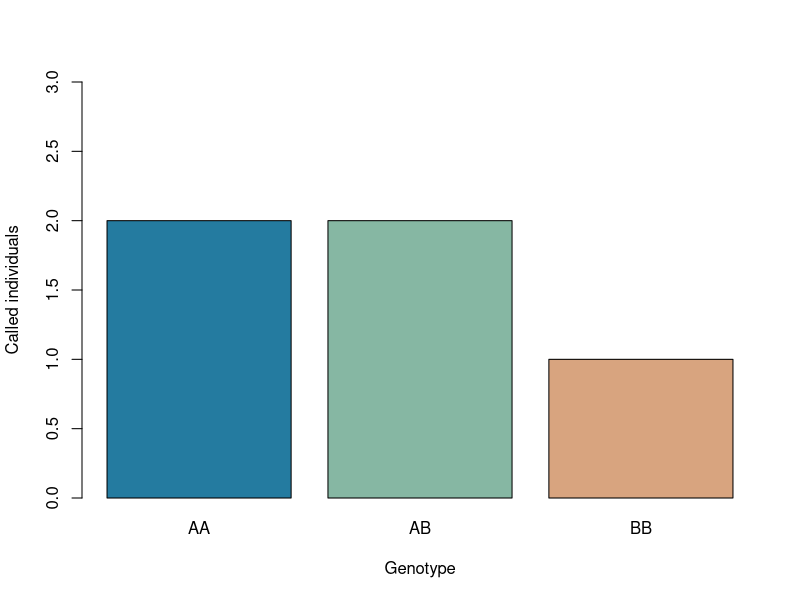
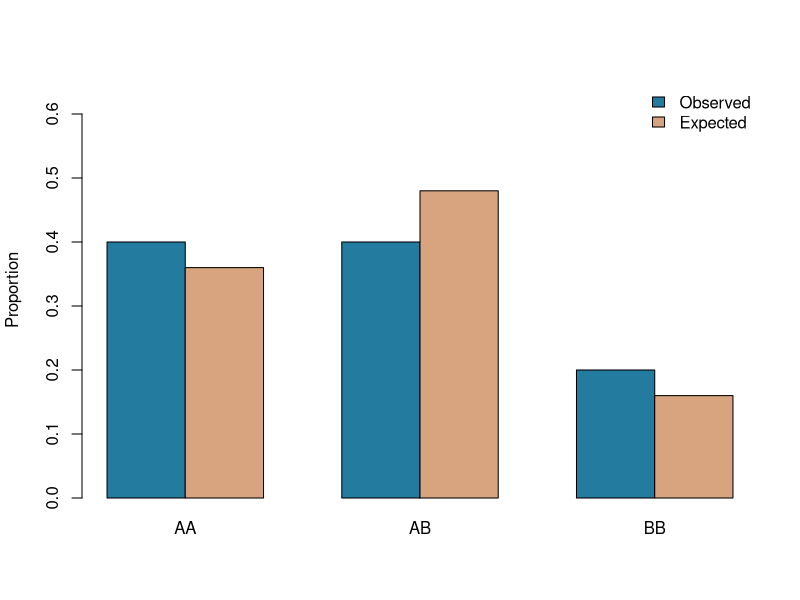
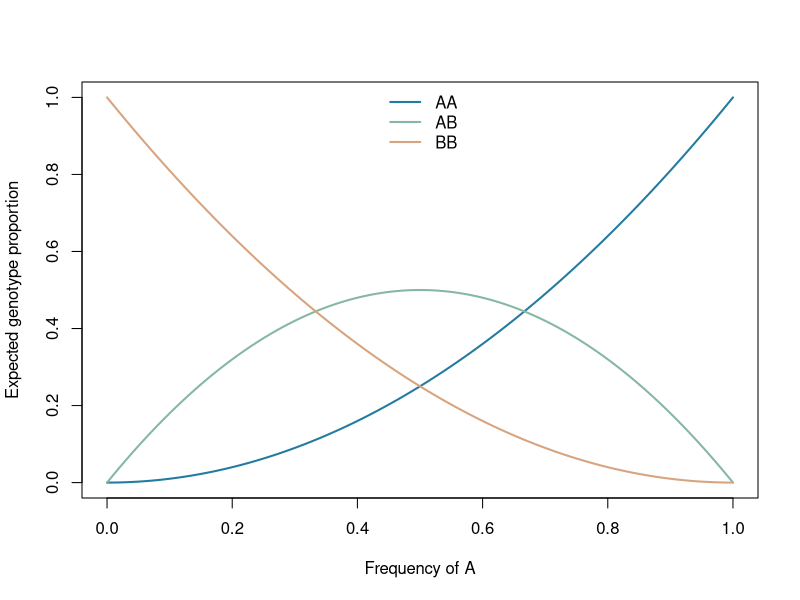
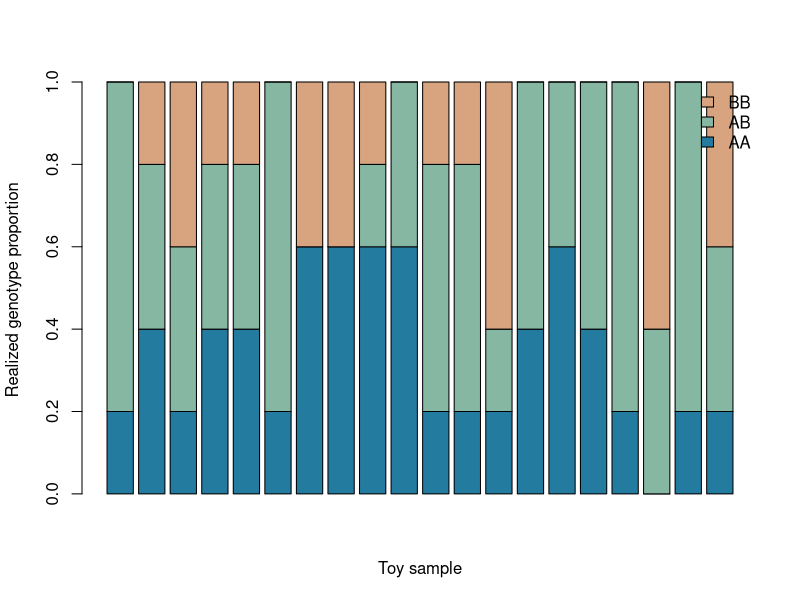

Generate these figures, in order, with R:
## ---- chunk 1
#| label: genotype-counts
dosage <- c(2L,1L,NA_integer_,0L,1L,2L)
called <- dosage[!is.na(dosage)]
stopifnot(length(called)>0L,all(called %in% 0:2))
counts <- c(AA=sum(called==2L),AB=sum(called==1L),BB=sum(called==0L))
n_called <- length(called)
n_missing <- sum(is.na(dosage))
counts
c(called=n_called,missing=n_missing,called_chromosomes=2*n_called)
## ---- chunk 2
#| label: observed-summaries
observed <- counts/n_called
p_A <- sum(called)/(2*n_called)
q_B <- 1-p_A
H_observed <- unname(observed["AB"])
knitr::kable(data.frame(genotype=names(counts),count=counts,
                       observed_frequency=observed),digits=3,row.names=FALSE)
c(p_A=p_A,q_B=q_B,H_observed=H_observed)
stopifnot(abs(p_A-0.6)<1e-12,abs(H_observed-0.4)<1e-12,
          abs(sum(observed)-1)<1e-12)
## ---- chunk 3
#| label: fig-called-counts
#| fig-cap: "Genotype counts among five called individuals. One missing call is excluded."
barplot(counts,col=c("#247BA0","#86B7A3","#D8A47F"),
        ylab="Called individuals",xlab="Genotype",ylim=c(0,3))
## ---- chunk 4
#| label: reverse-and-missing
B_dosage <- 2L-dosage
p_B_recounted <- sum(B_dosage,na.rm=TRUE)/(2*n_called)
stopifnot(abs(p_B_recounted-q_B)<1e-12)
p_B_recounted
all_missing <- rep(NA_integer_,4)
called_count <- sum(!is.na(all_missing))
frequency <- if(called_count==0L) NA_real_ else
  sum(all_missing,na.rm=TRUE)/(2*called_count)
frequency
## ---- chunk 5
#| label: hwe-expectations
expected <- c(AA=p_A^2,AB=2*p_A*q_B,BB=q_B^2)
expected_counts <- n_called*expected
H_expected <- unname(expected["AB"])
knitr::kable(data.frame(genotype=names(counts),observed_count=counts,
                       observed_proportion=observed,
                       expected_proportion=expected,
                       expected_count=expected_counts),digits=3,row.names=FALSE)
stopifnot(max(abs(expected-c(AA=.36,AB=.48,BB=.16)))<1e-12)
## ---- chunk 6
#| label: fig-observed-expected
#| fig-cap: "Observed genotype proportions compared with HWE expectations at the sample's estimated A frequency."
barplot(rbind(Observed=observed,Expected=expected),beside=TRUE,
        col=c("#247BA0","#D8A47F"),ylim=c(0,0.65),ylab="Proportion")
legend("topright",c("Observed","Expected"),
       fill=c("#247BA0","#D8A47F"),bty="n")
## ---- chunk 7
#| label: fig-frequency-curves
#| fig-cap: "HWE genotype expectations across supplied A frequencies. Heterozygosity is maximal when both alleles have frequency one half."
p_grid <- seq(0,1,length.out=101)
curves <- cbind(AA=p_grid^2,AB=2*p_grid*(1-p_grid),BB=(1-p_grid)^2)
matplot(p_grid,curves,type="l",lty=1,lwd=2,
        col=c("#247BA0","#86B7A3","#D8A47F"),
        xlab="Frequency of A",ylab="Expected genotype proportion")
legend("top",colnames(curves),lty=1,lwd=2,
       col=c("#247BA0","#86B7A3","#D8A47F"),bty="n")
## ---- chunk 8
#| label: fig-finite-samples
#| fig-cap: "Twenty possible five-individual samples from the fixed HWE model at p(A)=0.6. Finite genotype proportions vary."
set.seed(20261008)
samples <- rmultinom(20,size=n_called,prob=expected)
stopifnot(all(colSums(samples)==n_called))
barplot(samples/n_called,col=c("#247BA0","#86B7A3","#D8A47F"),
        xlab="Toy sample",ylab="Realized genotype proportion",
        legend.text=rownames(samples),args.legend=list(x="topright",bty="n"))
## ---- chunk 9
completed <- dosage
completed[is.na(completed)] <- 1L
c(p_A=mean(completed)/2,H_observed=mean(completed==1L))
stopifnot(abs(mean(completed)/2-7/12)<1e-12,
          mean(completed==1L)==0.5)
fixed <- rep(2L,n_called)
c(p_A=mean(fixed)/2,H_observed=mean(fixed==1L),
  H_expected=2*(mean(fixed)/2)*(1-mean(fixed)/2))
reversed_expected <- c(AA=q_B^2,AB=2*p_A*q_B,BB=p_A^2)
reversed_expected
subpopulation_p <- c(0.9,0.1)
p_pool <- mean(subpopulation_p)
H_within <- mean(2*subpopulation_p*(1-subpopulation_p))
H_pool_model <- 2*p_pool*(1-p_pool)
c(pooled_p_A=p_pool,within_population_H=H_within,
  pooled_HWE_model_H=H_pool_model)
stopifnot(abs(H_within-.18)<1e-12,abs(H_pool_model-.5)<1e-12)
